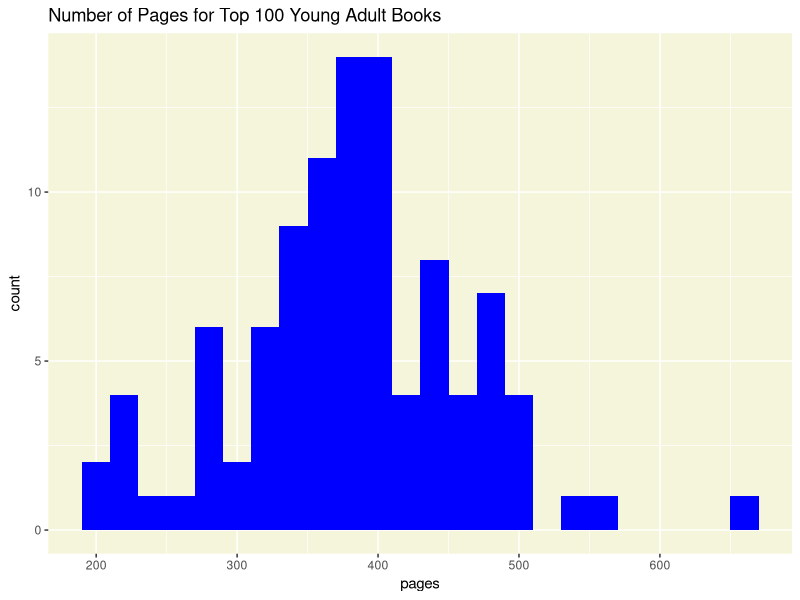
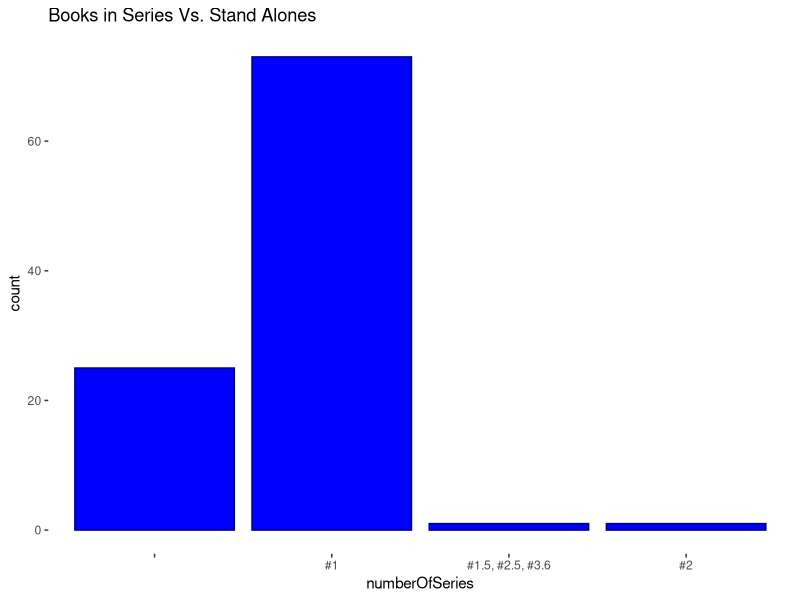
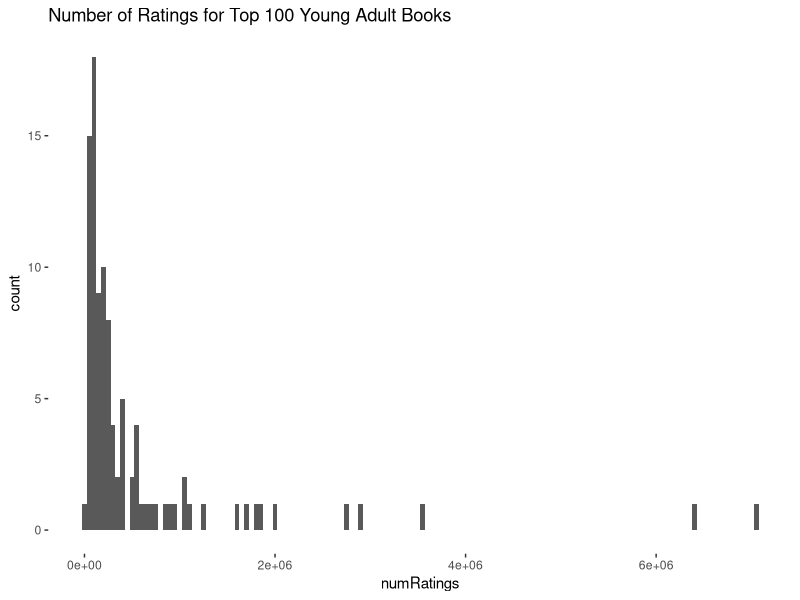
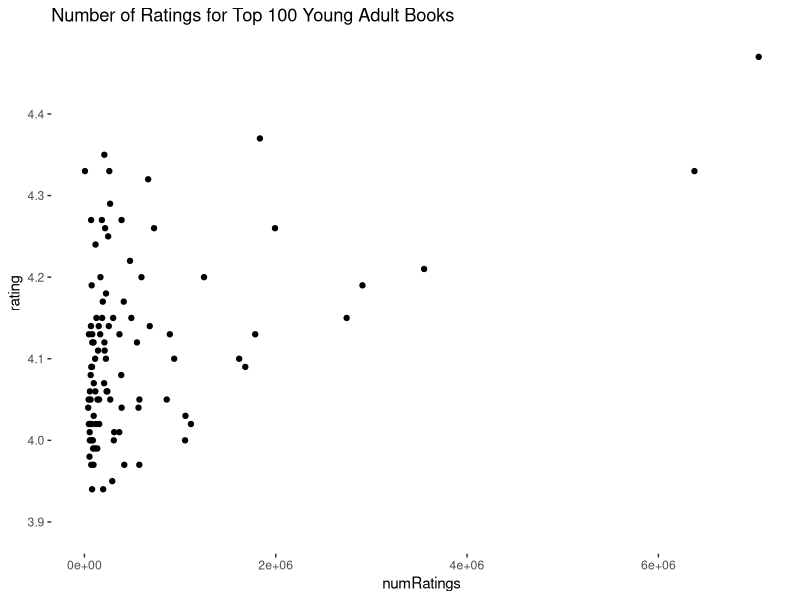
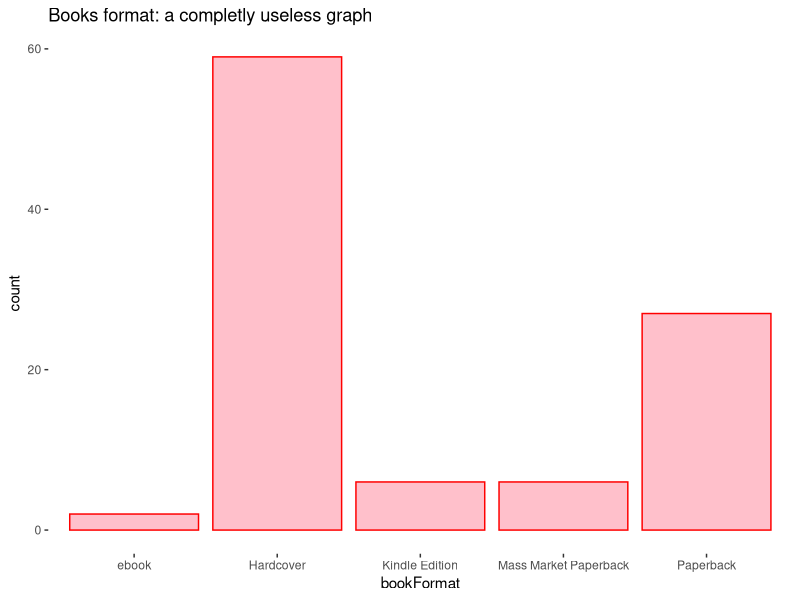
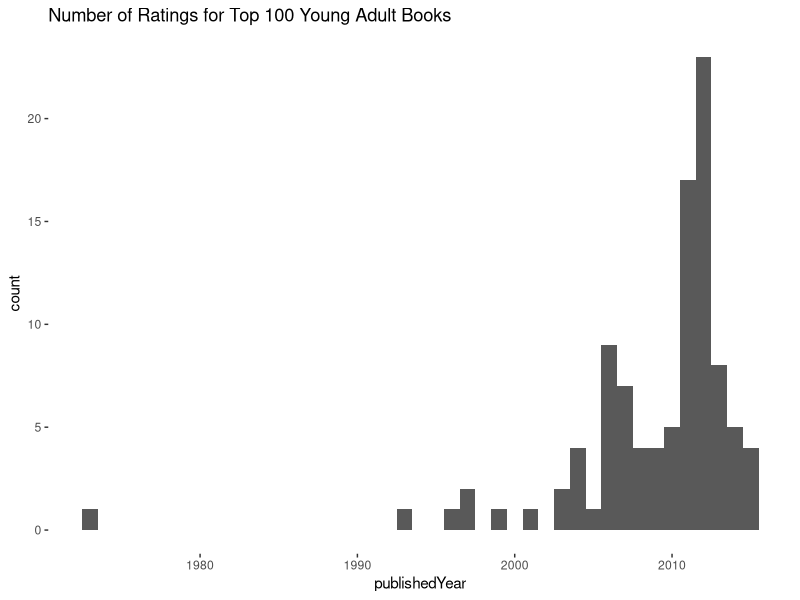
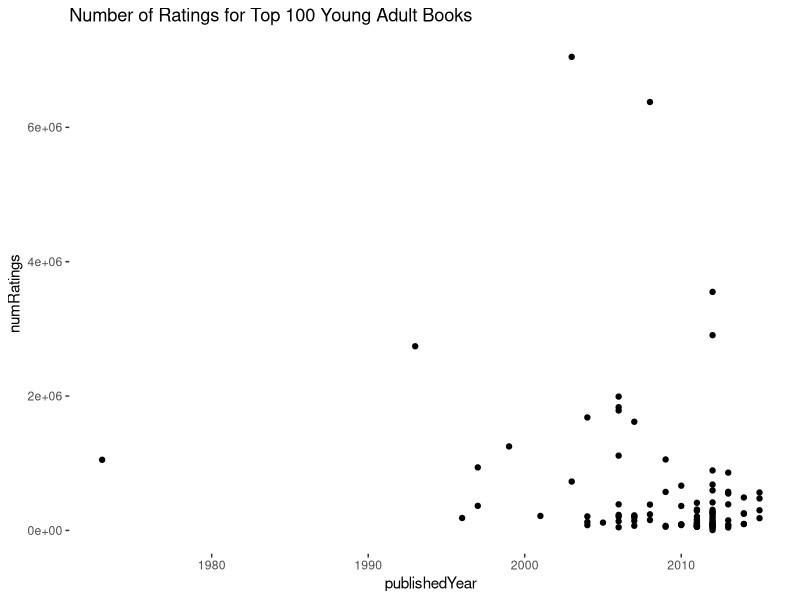

These figures' R source, in order:
## ---- chunk 1
#| output: false
library(tidyverse)
#library(ggplot2)
## ---- chunk 2
BOOKS <- read.csv("goodreads_Top100_YoungAdultFiction1.csv")
## ---- chunk 3
#Book length (number of pages)
fig <- ggplot(BOOKS, aes(pages))+ geom_histogram(binwidth = 20, fill="blue")

#Style
fig_labs <- labs(title = "Number of Pages for Top 100 Young Adult Books")

fig_theme <- theme(panel.background=element_rect(fill="beige"))

#Showing figure 4
fig <- fig + fig_labs + fig_theme

print(fig)
## ---- chunk 4
#Series vs non-series
#BOOKS$series_Q <- ifelse(is.na(BOOKS$series), "Stand Alone", "Series") 

fig <- ggplot(BOOKS, aes(x = numberOfSeries))+ geom_bar(position = "dodge", color = "navy", fill = "blue")

#Style
fig_label <- labs(title = "Books in Series Vs. Stand Alones")
fig_theme <- theme(panel.background=element_rect(fill="white"))

#Showing figure 4
fig <- fig + fig_label + fig_theme

print(fig)
## ---- chunk 5

## ---- chunk 6
#Number of Ratings
fig <- ggplot(BOOKS, aes(x = numRatings))+ geom_histogram(binwidth = 50000)

#Style
fig_labs <- labs(title = "Number of Ratings for Top 100 Young Adult Books")

fig_theme <- theme(panel.background=element_rect(fill="white"))

#Showing figure 4
fig <- fig + fig_labs + fig_theme

print(fig)
## ---- chunk 7
#Number of Ratings vs. Rating
fig <- ggplot(BOOKS, aes(x = numRatings, y = rating))+ geom_point()

#Style
fig_labs <- labs(title = "Number of Ratings for Top 100 Young Adult Books")

fig_theme <- theme(panel.background=element_rect(fill="white"))

#Showing figure 4
fig <- fig + fig_labs + fig_theme

print(fig)
## ---- chunk 8

## ---- chunk 9

## ---- chunk 10
fig <- ggplot(BOOKS, aes(x = bookFormat))+ geom_bar(position = "dodge", color = "red", fill = "pink")

#Style
fig_label <- labs(title = "Books format: a completly useless graph")
fig_theme <- theme(panel.background=element_rect(fill="white"))

#Showing figure 4
fig <- fig + fig_label + fig_theme

print(fig)
## ---- chunk 11

## ---- chunk 12
#Number of Ratings
fig <- ggplot(BOOKS, aes(x = publishedYear))+ geom_histogram(binwidth = 1)

#Style
fig_labs <- labs(title = "Number of Ratings for Top 100 Young Adult Books")

fig_theme <- theme(panel.background=element_rect(fill="white"))

#Showing figure 4
fig <- fig + fig_labs + fig_theme

print(fig)
## ---- chunk 13
#Number of Ratings vs. Rating
fig <- ggplot(BOOKS, aes(x = publishedYear, y = numRatings))+ geom_point()

#Style
fig_labs <- labs(title = "Number of Ratings for Top 100 Young Adult Books")

fig_theme <- theme(panel.background=element_rect(fill="white"))

#Showing figure 4
fig <- fig + fig_labs + fig_theme

print(fig)
## ---- chunk 14

